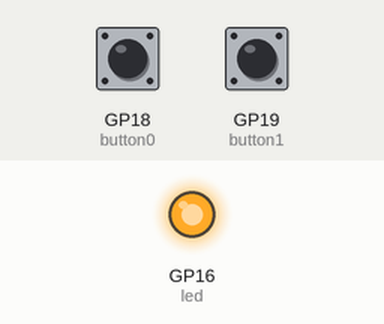
This program was run on a simulated Raspberry Pi Pico running MicroPython. Parts: output pins drawn as LEDs (lit = HIGH). Inputs (shaded band) come from the test bench; at power-on: GP18 (button0) HIGH, GP19 (button1) LOW. What the program prints to the serial console is not drawn.

Above: at 1.2 s.
1.3 s: GP18 (button0) pulled LOW for 0.15 s
At 1.37 s:
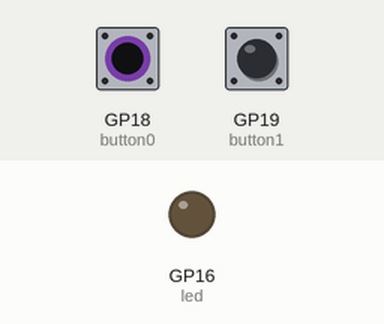
2.9 s: GP18 (button0) pulled LOW for 3.2 s
At 6.7 s:
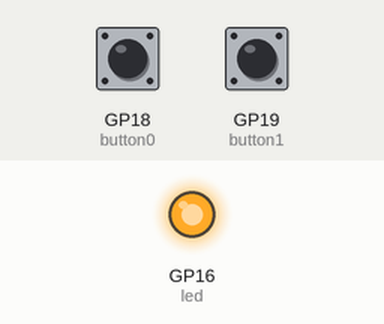
Timing chart, 0 to 8.2 s (numbered marks = the images above; inputs shaded):
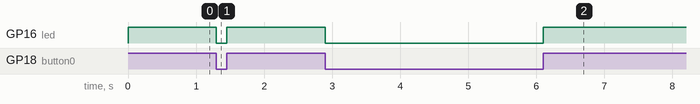

Measured:
- after the input at 1.3 s, GP16 (led): HIGH → LOW at once, → HIGH 0.15 s later
- after the input at 2.9 s, GP16 (led): HIGH → LOW at once, → HIGH 3.2 s later

The program:

buttonTest_polling.py
```python
from machine import Pin
import utime
# pin18 -> LED, pin19 -> button 0, pin 20 -> button 1
led = Pin(16, Pin.OUT)
button0 = Pin(18, Pin.IN)
button1 = Pin(19, Pin.IN)
print("Press button 0 or button 1")
print("Press Ctrl+C to exit")
led.value(1) #Default LED is off
previousStatus = None

# try:
#     while True:
#         input = button0.value()
#         print("Button 0: %d" % input)
#         if input == 0 and previousStatus == input:
#             print("Button 0 pressed")
#             led.value(0)
#             previousStatus = input
# except KeyboardInterrupt:
#     print("KeyboardInterrupt")
#     led.value(1)


try:
    while True:
        # print("button0: %d, button1: %d" % (button0.value(), button1.value()))
        if button0.value() == 0 :
            led.value(0)
            print("Button 0 pressed")
        elif button1.value() == 0:
            led.value(1)
            print("Button 1 pressed")
except KeyboardInterrupt:
    print("KeyboardInterrupt")
```
